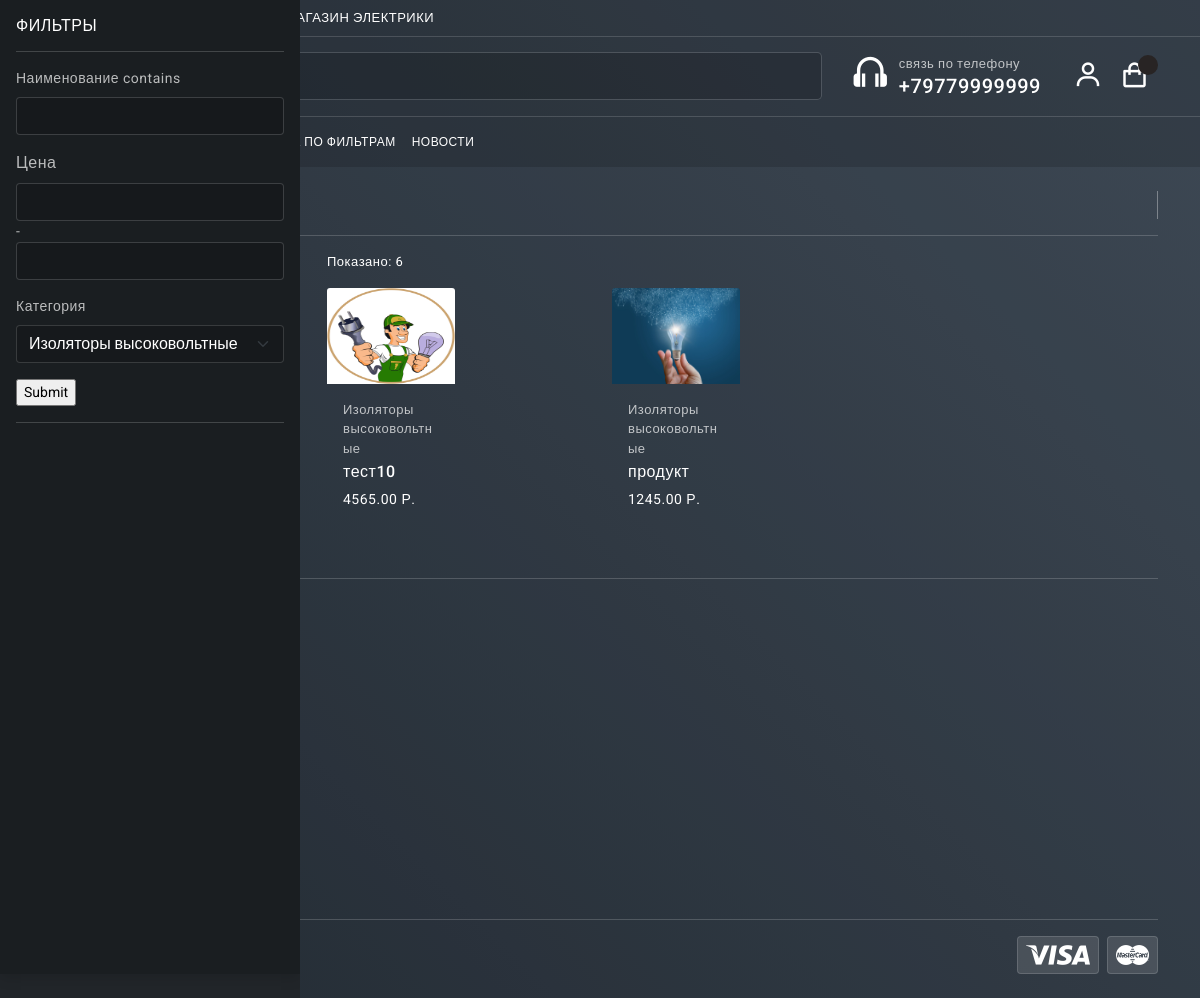
Screenshot of /filterpage?title=&price_min=&price_max=&category=7 with the database file from the repository.
### mainapp/models.py (models this page shows, shortened)
class Product(models.Model):
	category = models.ForeignKey(Category, verbose_name='Категория', on_delete=models.CASCADE)
	title = models.CharField(max_length=255, verbose_name="наименование")
	identifications = models.PositiveIntegerField(default=1, verbose_name='индификатор', blank=True)
	slug = models.SlugField(unique=True)
	image = models.ImageField(verbose_name='Изображение')
	description = models.TextField(verbose_name='описание', null=True)
	price = models.DecimalField(max_digits=9, decimal_places=2, verbose_name='Цена')
	count_view = models.PositiveIntegerField(default=0, verbose_name='Количество')
	availabillity = models.BooleanField(null=True, verbose_name="наличие")
	characteristiks = models.TextField(verbose_name='описание', null=True, blank=True)
	date_created = models.DateTimeField(auto_now_add = True)
	property1 = models.CharField(max_length=255, verbose_name="свойство_№1", blank=True)
	property2 = models.CharField(max_length=255, verbose_name="свойство_№2", blank=True)
	property3 = models.CharField(max_length=255, verbose_name="свойство_№3", blank=True)
	property4 = models.CharField(max_length=255, verbose_name="свойство_№4", blank=True)
	property5 = models.CharField(max_length=255, verbose_name="свойство_№5", blank=True)
	property6 = models.CharField(max_length=255, verbose_name="свойство_№6", blank=True)
	property7 = models.CharField(max_length=255, verbose_name="свойство_№7", blank=True)
	property8 = models.CharField(max_length=255, verbose_name="свойство_№8", blank=True)
	property9 = models.CharField(max_length=255, verbose_name="свойство_№9", blank=True)
	property10 = models.CharField(max_length=255, verbose_name="свойство_№10", blank=True)
	def get_absolute_url(self):
		return reverse('mainapp:product_detail', args=[self.id, self.slug])
	class Meta:
		verbose_name = 'Продукт'
		verbose_name_plural = 'Продукты'

class Category(MPTTModel):
	name = models.CharField(max_length=255, verbose_name="имя категории")
	slug = models.SlugField(unique=True)
	parent = TreeForeignKey('self', on_delete=models.CASCADE, null=True, blank=True, related_name='children')
	class MPTTMeta:
		order_insertion_by = ['name']
	def __str__(self):
		return self.name
	class Meta:
		verbose_name = 'Категорию'
		verbose_name_plural = 'категории'

### mainapp/views.py (the view)
# urls.py: path('filterpage', PageFilterView.as_view(), name='filterpage'),
class PageFilterView(View):
    model = Product
    def get(self, request):
        products_filter = Product.objects.all()
        filter_P = Filter_products(self.request.GET, queryset=products_filter)
        context = {
            'filter_P': filter_P
        }
        return render(request, 'mainapp/pageproductfilter.html', context)

### mainapp/templates/mainapp/pageproductfilter.html (shortened to what this page needs)
{% extends 'mainapp/index.html' %}
{% load crispy_forms_tags %}
{% block content %}
				<section class="py-4">
					<div class="container">
						<h3 class="breadcrumb-title pe-3">Результат</h3>
						<hr>
						<div class="row">
							<div class="col-12 col-xl-3">
								<div class="filter-sidebar d-none d-xl-flex">
									<div class="card rounded-0 w-100">
										<div class="card-body">
											<h6 class="text-uppercase mb-0">фильтры</h6>
											<hr>
											<form method="get">
												{{ filter_P.form|crispy }}
												<input type="submit"/>
											</form>
											<hr>
										</div>
									</div>
								</div>
							</div>
							<div class="col-12 col-xl-9">
									<div class="product-wrapper">
										<div class="toolbox d-flex align-items-center mb-3 gap-2">
											<div class="d-flex flex-wrap">
												<div class="d-flex align-items-center flex-nowrap">
													<p class="mb-0 font-13 text-nowrap text-white">Показано: 6</p>
												</div>
											</div>
										</div>
										<div class="product-grid">
											<div class="row row-cols-2 row-cols-md-2 row-cols-xl-3">
												{% for product in filter_P.qs %}
												<div class="col">
													<div class="card rounded-0 product-card" style="width: 8rem;">
														<a href="{{ product.get_absolute_url }}">
															<img src="{{product.image.url}}"  style="height: 6rem; width: 8rem; " class="card-img-top img-fluid" alt="...">
													</a>
													<div class="card-body">
														<div class="product-info">
															<a href="javascript:;">
																<p class="product-catergory font-13 mb-1 ">{{product.category}}</p>
															</a>
															<a href="{{ product.get_absolute_url }}">
																<h6 class="product-name mb-2">{{product.title}}</h6>
															</a>
															<div class="d-flex align-items-center">
																<div class="mb-1 product-price">
																	<span class="text-white fs-8">{{product.price}} Р.</span>
																</div>
															</div>
														</div>
													</div>
												</div>
											</div>
											{% endfor %}
										</div>
									</div>
									</div>
								</div>
							</div>
							<hr>
						</div>
					</div>
{% endblock content %}

### static/mainapp/css/app.css (style rules this page uses)
body { background-image: radial-gradient(circle, rgba(80,163,191,1)0%, rgba(11,16,55,1)100%); font-size: 14px; letter-spacing: .5px; font-family: Roboto, sans-serif; }
input::placeholder { color: #fff!important; opacity: .3!important }
a { text-decoration: none }
.product-grid .card.product-card { background-color: rgb(0 0 0 / 0%); box-shadow: none; border-radius: 0%; -webkit-transition: all .2s; -o-transition: all .2s; transition: all .2s }
@media (min-width: 992px) { .product-grid .card.product-card { margin-bottom: 0; } }
.product-compare, .product-catergory { color: rgba(255, 255, 255, 0.70) }
@media screen and (max-width: 1200px) { .filter-sidebar { width: 300px; height: 100%; position: fixed; left: 0; top: 0; overflow-y: scroll; background-color: #212529; z-index: 5; } }
.breadcrumb-title { font-size: 24px; border-right: 1.5px solid rgb(255 255 255 / 34%); color: #fff; }
.font-13 { font-size: 13px }
body.bg-theme9 { background-image: linear-gradient(45deg, #29323c, #485563); }

### rows the page displays
Product: image (picture), category "Изоляторы высоковольтные", title "тест10", price "4565.00"
Product: image (picture), category "Изоляторы высоковольтные", title "продукт", price "1245.00"
